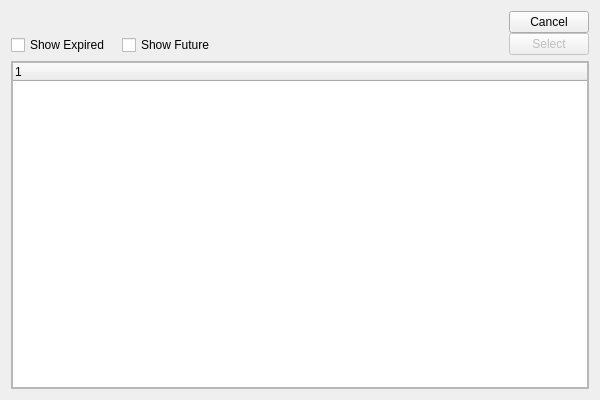
<?xml version="1.0" encoding="UTF-8"?>
<ui version="4.0">
 <class>bomitems</class>
 <widget class="QDialog" name="bomitems">
  <property name="geometry">
   <rect>
    <x>0</x>
    <y>0</y>
    <width>600</width>
    <height>400</height>
   </rect>
  </property>
  <property name="windowTitle">
   <string>Bill of Material Items</string>
  </property>
  <layout class="QGridLayout" name="gridLayout_3">
   <item row="0" column="0">
    <layout class="QGridLayout" name="gridLayout_2">
     <item row="0" column="0">
      <layout class="QHBoxLayout" name="horizontalLayout_3">
       <item>
        <layout class="QVBoxLayout" name="verticalLayout_2">
         <item>
          <spacer name="verticalSpacer">
           <property name="orientation">
            <enum>Qt::Vertical</enum>
           </property>
           <property name="sizeHint" stdset="0">
            <size>
             <width>20</width>
             <height>18</height>
            </size>
           </property>
          </spacer>
         </item>
         <item>
          <layout class="QHBoxLayout" name="horizontalLayout_2">
           <property name="spacing">
            <number>12</number>
           </property>
           <item>
            <widget class="QCheckBox" name="_showExpired">
             <property name="text">
              <string>Show Expired</string>
             </property>
            </widget>
           </item>
           <item>
            <widget class="QCheckBox" name="_showFuture">
             <property name="text">
              <string>Show Future</string>
             </property>
            </widget>
           </item>
          </layout>
         </item>
        </layout>
       </item>
       <item>
        <layout class="QHBoxLayout" name="horizontalLayout">
         <item>
          <spacer name="horizontalSpacer">
           <property name="orientation">
            <enum>Qt::Horizontal</enum>
           </property>
           <property name="sizeHint" stdset="0">
            <size>
             <width>0</width>
             <height>20</height>
            </size>
           </property>
          </spacer>
         </item>
         <item>
          <layout class="QVBoxLayout" name="verticalLayout">
           <property name="spacing">
            <number>0</number>
           </property>
           <item>
            <widget class="QPushButton" name="_cancel">
             <property name="text">
              <string>Cancel</string>
             </property>
            </widget>
           </item>
           <item>
            <widget class="QPushButton" name="_select">
             <property name="enabled">
              <bool>false</bool>
             </property>
             <property name="text">
              <string>Select</string>
             </property>
             <property name="default">
              <bool>true</bool>
             </property>
            </widget>
           </item>
          </layout>
         </item>
        </layout>
       </item>
      </layout>
     </item>
     <item row="1" column="0">
      <widget class="QFrame" name="frame">
       <property name="sizePolicy">
        <sizepolicy hsizetype="Preferred" vsizetype="Preferred">
         <horstretch>0</horstretch>
         <verstretch>1</verstretch>
        </sizepolicy>
       </property>
       <property name="frameShape">
        <enum>QFrame::StyledPanel</enum>
       </property>
       <property name="frameShadow">
        <enum>QFrame::Raised</enum>
       </property>
       <layout class="QGridLayout" name="gridLayout">
        <property name="margin">
         <number>0</number>
        </property>
        <item row="0" column="0">
         <widget class="XTreeWidget" name="_bomitem">
          <property name="sizePolicy">
           <sizepolicy hsizetype="Expanding" vsizetype="Expanding">
            <horstretch>0</horstretch>
            <verstretch>1</verstretch>
           </sizepolicy>
          </property>
         </widget>
        </item>
       </layout>
      </widget>
     </item>
    </layout>
   </item>
  </layout>
 </widget>
 <customwidgets>
  <customwidget>
   <class>XTreeWidget</class>
   <extends>QTreeWidget</extends>
   <header>xtreewidget.h</header>
  </customwidget>
 </customwidgets>
 <resources/>
 <connections>
  <connection>
   <sender>_bomitem</sender>
   <signal>valid(bool)</signal>
   <receiver>_select</receiver>
   <slot>setEnabled(bool)</slot>
   <hints>
    <hint type="sourcelabel">
     <x>299</x>
     <y>234</y>
    </hint>
    <hint type="destinationlabel">
     <x>544</x>
     <y>54</y>
    </hint>
   </hints>
  </connection>
  <connection>
   <sender>_bomitem</sender>
   <signal>itemSelected(int)</signal>
   <receiver>_select</receiver>
   <slot>animateClick()</slot>
   <hints>
    <hint type="sourcelabel">
     <x>299</x>
     <y>234</y>
    </hint>
    <hint type="destinationlabel">
     <x>544</x>
     <y>54</y>
    </hint>
   </hints>
  </connection>
 </connections>
</ui>
